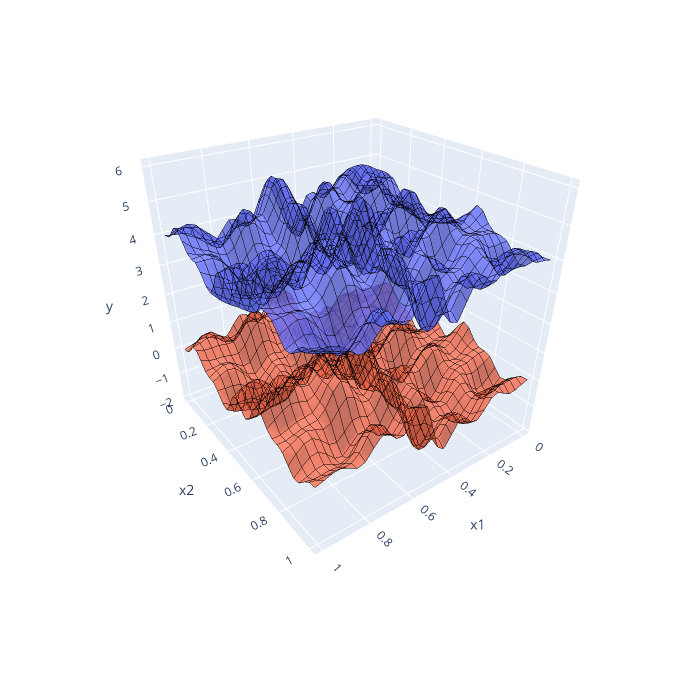

Here is the notebook cell this chart was saved with:
### Markdown cell above
### Create surface

### Code cell
# filenameoutput = 'truemodel.svg'
xTrue1 = np.zeros((nMesh1,nMesh2), dtype=float)
xTrue2 = np.zeros((nMesh1,nMesh2), dtype=float)
yTrue1 = np.zeros((nMesh1,nMesh2), dtype=float)
yTrue2 = np.zeros((nMesh1,nMesh2), dtype=float)
for i2 in range(nMesh2):
    for i1 in range(nMesh1):
        xTrue1[i1,i2] = i1*dx1 + x10
        xTrue2[i1,i2] = i2*dx2 + x20
        yTrue1[i1,i2] = truemodel_sine_2d_target1([xTrue1[i1,i2],xTrue2[i1,i2]])
        yTrue2[i1,i2] = truemodel_sine_2d_target2([xTrue1[i1,i2],xTrue2[i1,i2]])
yMaxMesh1 = np.max(yTrue1)
yMaxMesh2 = np.max(yTrue2)
print('yMax1 on mesh = {0:14.8f}'.format(yMaxMesh1))
print('yMax2 on mesh = {0:14.8f}'.format(yMaxMesh2))
ptrue1 = go.Surface(x=xTrue1,y=xTrue2,z=yTrue1, colorscale=['rgb( 99, 110, 250)','rgb( 99, 110, 250)'], opacity=0.8, showscale=False, \
                    contours = {'x':{'show':True, 'start':0.0, 'end':1.0, 'size':1./30., 'color':'black'}, \
                                'y':{'show':True, 'start':0.0, 'end':1.0, 'size':1./30., 'color':'black'}})
ptrue2 = go.Surface(x=xTrue1,y=xTrue2,z=yTrue2, colorscale=['rgb(239, 101,  72)','rgb(239, 101,  72)'], opacity=0.8, showscale=False, \
                    contours = {'x':{'show':True, 'start':0.0, 'end':1.0, 'size':1./30., 'color':'black'}, \
                                'y':{'show':True, 'start':0.0, 'end':1.0, 'size':1./30., 'color':'black'}})
fig = go.Figure(data=[ptrue2, \
                      ptrue1])
phi = 0.65
fig.update_layout(width=700,height=700, scene=dict(xaxis_title='x1',yaxis_title='x2',zaxis_title='y'), \
                                scene_camera=dict(up=dict(x=0,y=0,z=1), \
                                center=dict(x=0,y=0,z=-0.23), \
                                eye=dict(x=-2.0*np.cos(2*np.pi*phi),y=-2.0*np.sin(2*np.pi*phi),z=1.1)))
# fig.write_image(filenameoutput)
fig.show()
## initialization.

### Figure 1 — Plotly figure (JSON) as saved in the notebook; plotly's stock layout.template omitted (floating-point values rounded to 4 significant figures; data arrays with more than 128 entries replaced by an {"elided": "..."} marker saying what was removed)
{"data": [{"colorscale": [[0, "rgb(239, 101,  72)"], [1, "rgb(239, 101,  72)"]], "contours": {"x": {"color": "black", "end": 1, "show": true, "size": 0.03333, "start": 0}, "y": {"color": "black", "end": 1, "show": true, "size": 0.03333, "start": 0}}, "opacity": 0.8, "showscale": false, "type": "surface", "x": {"elided": "31x31 float values"}, "y": {"elided": "31x31 float values"}, "z": {"elided": "31x31 float values"}}, {"colorscale": [[0, "rgb( 99, 110, 250)"], [1, "rgb( 99, 110, 250)"]], "contours": {"x": {"color": "black", "end": 1, "show": true, "size": 0.03333, "start": 0}, "y": {"color": "black", "end": 1, "show": true, "size": 0.03333, "start": 0}}, "opacity": 0.8, "showscale": false, "type": "surface", "x": {"elided": "31x31 float values"}, "y": {"elided": "31x31 float values"}, "z": {"elided": "31x31 float values"}}], "layout": {"height": 700, "scene": {"camera": {"center": {"x": 0, "y": 0, "z": -0.23}, "eye": {"x": 1.176, "y": 1.618, "z": 1.1}, "up": {"x": 0, "y": 0, "z": 1}}, "xaxis": {"title": {"text": "x1"}}, "yaxis": {"title": {"text": "x2"}}, "zaxis": {"title": {"text": "y"}}}, "width": 700}}
